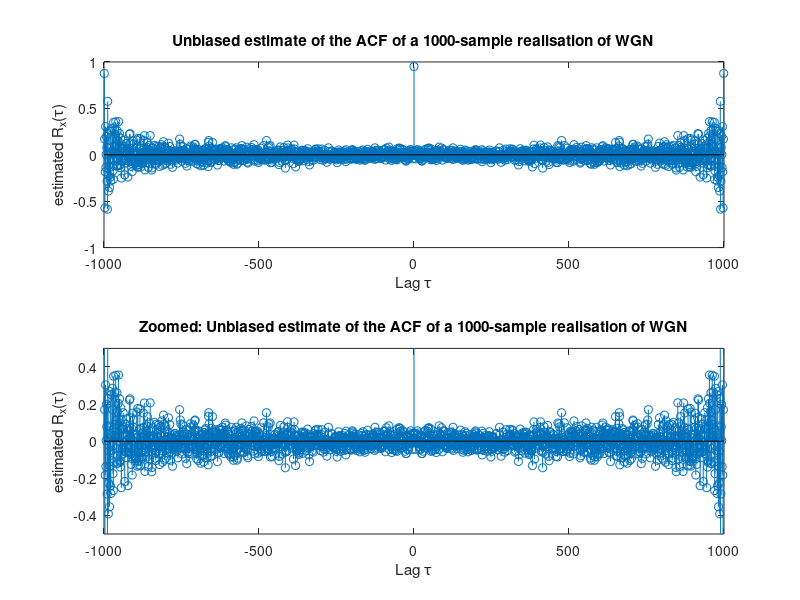
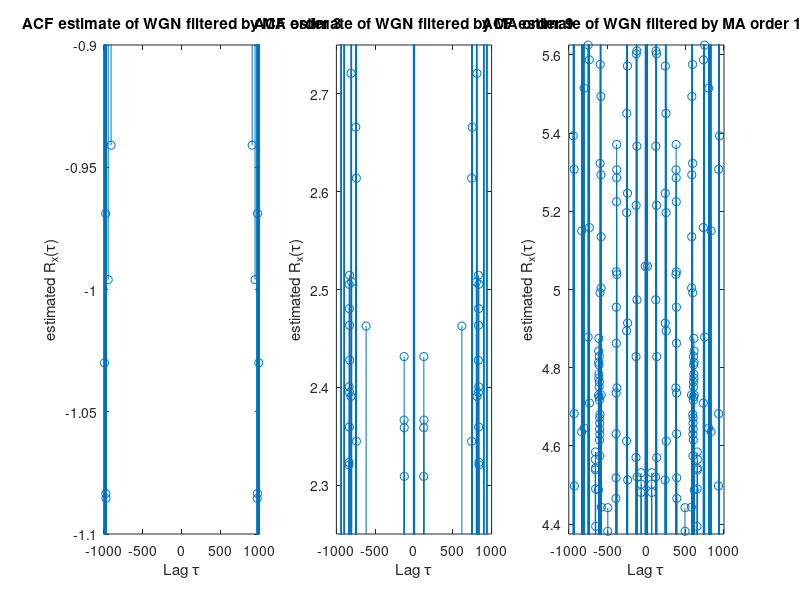
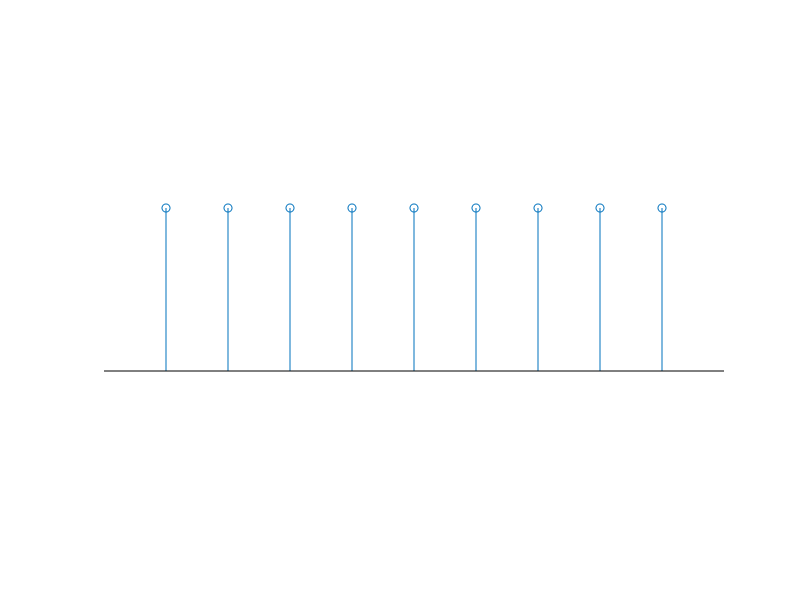

Write the MATLAB code that produced these figures, in order.
%% 2.1.1 Unbiased estimate of the ACF for WGN 

X = randn(1000, 1); %1000 sample realization of white Gaussian noise 
ACF = xcorr(X, 'unbiased'); %Estimate of the ACF 

figure(1); 
subplot(2,1,1)
stem(-999:999, ACF); 
title('Unbiased estimate of the ACF of a 1000-sample realisation of WGN')
xlabel('Lag \tau')
ylabel('estimated R_x(\tau)')

%Uncorrelated smples due to the predominant variation around zero, symmetry
%due to stationarity 

% 2.2.2 Comparing small lags with big lags 

subplot(2,1,2)
stem(-999:999, ACF); 
%axis([-999 999 -1.5 1.5])
title('Zoomed: Unbiased estimate of the ACF of a 1000-sample realisation of WGN')
xlabel('Lag \tau')
ylabel('estimated R_x(\tau)')
zoom xon    
zoom(2)   %Zooming in on the x-axis by a factor of 20 

%% 2.1.3
T = 0:999;
x = 1./(1000-T);
x = 1000-T;
figure; plot(T, 1./(x)); ylim([0 0.1]); xlim([0 1000]);
title('Scaling constant of the variance of the unbised ACF estimate vs lag')
xlabel('lag \tau');
ylabel('1/(N - |\tau|), N = 1000');

%% Filtering WGN with moving average filter 
clear all; close all; clc; 

%COMMENT: shape of ACF and its relation to the MA coefficents (impulse
%response) of the considered filter 
%COMMENT: effect of filter order of the ACF, Is it possible to calculate the (local) sample mean this way? 

x = randn(1000,1); %Generating WGN 


y1 = filter(ones(9, 1), [1], x) %filtering with a moving average filters of different orders 
y2 = filter(ones(18, 1), [1], x)
y3 = filter(ones(3, 1), [1], x)

ACF1 = xcorr(y1, 'unbiased'); %Calculating the ACF 
ACF2 = xcorr(y2, 'unbiased');
ACF3 = xcorr(y3, 'unbiased');

figure(2); %Plotting

%subplot(3,2,1); stem(ones(3,1)); 

figure(2); 

subplot(1,3,1); 
stem(-999:999, ACF3); 
title('ACF estimate of WGN filtered by MA order 3')
xlabel('Lag \tau')
ylabel('estimated R_x(\tau)')
zoom xon
zoom(50)

%subplot(3,2,3); stem(ones(9,1)); 

%figure(3);

subplot(1,3,2); 
stem(-999:999, ACF1); 
title('ACF estimate of WGN filtered by MA order 9')
xlabel('Lag \tau')
ylabel('estimated R_x(\tau)')
zoom xon
zoom(50)

%subplot(3,2,5); stem(ones(20,1)); 

%figure(4);

subplot(1,3,3); 
stem(-999:999, ACF2); 
title('ACF estimate of WGN filtered by MA order 18')
xlabel('Lag \tau')
ylabel('estimated R_x(\tau)')
zoom xon
zoom(40)

figure(5);

stem(-4:4, ones(9,1));
axis([-5 5 -1 2]); 
axis off 


m = mean(x);
m1 = mean(y1); %9 
m2 = mean(y2); %18
m3 = mean(y3); %3 
















